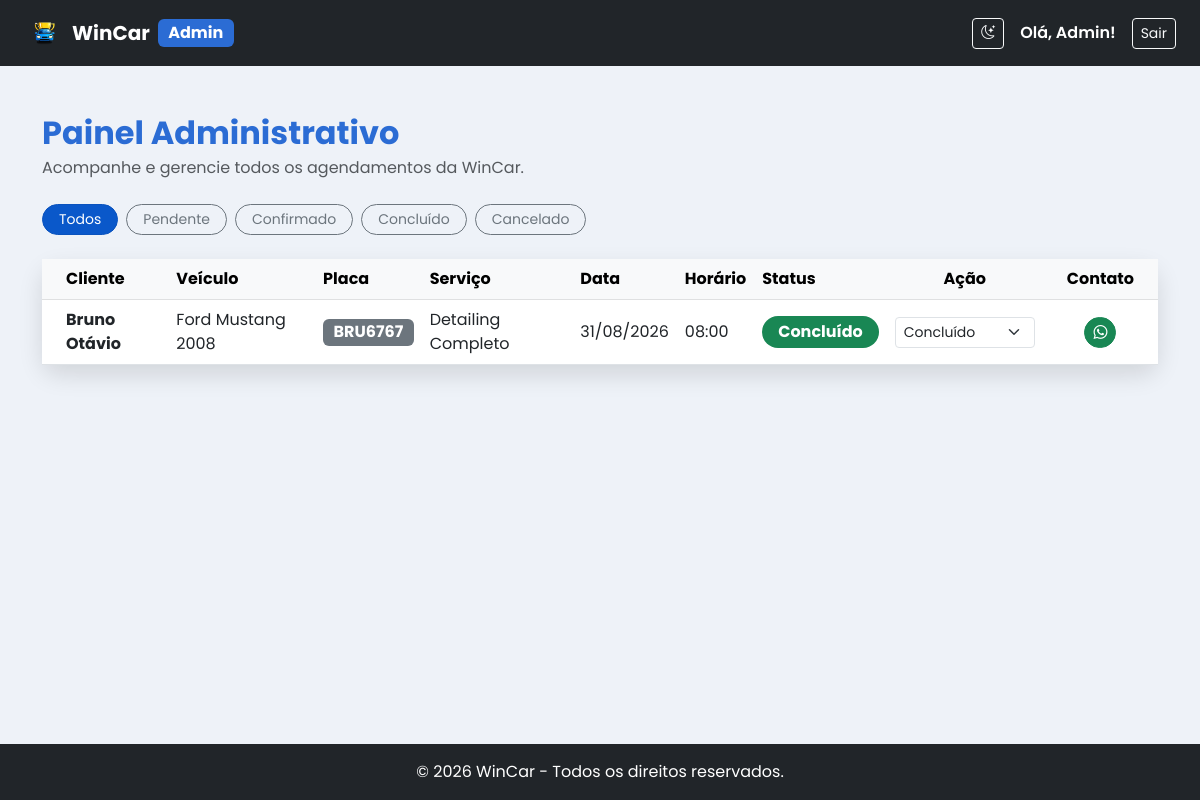
Page /admin/painel-admin.php (signed in) on the committed database.
### tables this page shows
CREATE TABLE IF NOT EXISTS `agendamento` (
  `id_agendamento` int NOT NULL AUTO_INCREMENT,
  `id_cliente` int NOT NULL,
  `id_servico` int NOT NULL,
  `placa` varchar(8) NOT NULL,
  `modelo` varchar(50) NOT NULL,
  `data` date NOT NULL,
  `hora` time NOT NULL,
  `status` enum('Pendente','Confirmado','Concluido','Cancelado') DEFAULT 'Pendente',
  `created_at` timestamp NOT NULL DEFAULT CURRENT_TIMESTAMP,
  PRIMARY KEY (`id_agendamento`),
  KEY `fk_cliente` (`id_cliente`),
  KEY `fk_servico` (`id_servico`)
);

CREATE TABLE IF NOT EXISTS `cliente` (
  `id_cliente` int NOT NULL AUTO_INCREMENT,
  `nome` varchar(100) NOT NULL,
  `email` varchar(100) NOT NULL,
  `telefone` varchar(20) NOT NULL,
  `senha` varchar(255) NOT NULL,
  `tipo_usuario` enum('admin','cliente') DEFAULT 'cliente',
  PRIMARY KEY (`id_cliente`),
  UNIQUE KEY `email` (`email`)
);

CREATE TABLE IF NOT EXISTS `servico` (
  `id_servico` int NOT NULL AUTO_INCREMENT,
  `nome` varchar(100) NOT NULL,
  `descricao` text,
  `preco` varchar(30) NOT NULL,
  `duracao` int NOT NULL,
  `categoria` enum('Simples','Intermediário','Premium') NOT NULL DEFAULT 'Simples',
  `imagem` varchar(255) DEFAULT NULL,
  PRIMARY KEY (`id_servico`)
);

### admin/painel-admin.php (the view, shortened to what this page needs)
<?php
require_once '../config/conexao.php';
try {
    $sql = "SELECT
                a.id_agendamento AS id,
                c.nome  AS cliente,
                c.telefone AS telefone,
                a.modelo,
                a.placa,
                s.nome  AS servico,
                a.data,
                a.hora,
                a.status
            FROM agendamento a
            INNER JOIN cliente c ON a.id_cliente = c.id_cliente
            INNER JOIN servico s ON a.id_servico = s.id_servico
            ORDER BY a.data DESC, a.hora DESC";
    $stmt = $conexao->prepare($sql);
    $stmt->execute();
    $agendamentos = $stmt->fetchAll(PDO::FETCH_ASSOC);
} catch (PDOException $e) {
    $agendamentos = [];
}
?>
<!DOCTYPE html>
<html lang="pt-br">
<head>
    <link href="https://cdn.jsdelivr.net/npm/bootstrap@5.3.0/dist/css/bootstrap.min.css" rel="stylesheet">
    <link href="../assets/css/estilo.css" rel="stylesheet">
    <link rel="stylesheet" href="https://cdn.jsdelivr.net/npm/bootstrap-icons@1.11.3/font/bootstrap-icons.css">
</head>
<body class="d-flex flex-column min-vh-100 bg-light">
<nav class="navbar navbar-expand-lg navbar-dark bg-dark">
  <div class="container-fluid px-4 d-flex justify-content-between align-items-center">
    <a href="../index.php" class="navbar-brand fw-bold d-flex align-items-center" aria-label="WinCar - Página inicial">
      <img src="../assets/img/logowincar.png" alt="WinCar Logo" height="40" class="me-2">
      WinCar <span class="badge bg-primary ms-2 fs-6">Admin</span>
    </a>
    <div class="d-flex align-items-center gap-3">
      <button class="btn btn-outline-light btn-sm" id="toggleTema" type="button" title="Alternar tema">
          <i class="bi bi-moon-stars"></i>
      </button>
      <span class="text-white fw-semibold">Olá, Admin!</span>
      <a href="../logout.php" class="btn btn-outline-light btn-sm">Sair</a>
    </div>
  </div>
</nav>
<div class="container my-5 flex-grow-1">
    <div class="d-flex justify-content-between align-items-center flex-wrap gap-3 mb-4">
        <div>
            <h2 class="fw-bold text-primary mb-1">Painel Administrativo</h2>
            <p class="text-muted mb-0">Acompanhe e gerencie todos os agendamentos da WinCar.</p>
        </div>
    </div>
    <div class="d-flex flex-wrap gap-2 mb-4" id="filtrosStatus">
        <button class="btn btn-primary btn-sm rounded-pill px-3 filtro-btn active" data-filtro="Todos">Todos</button>
        <button class="btn btn-outline-secondary btn-sm rounded-pill px-3 filtro-btn" data-filtro="Pendente">Pendente</button>
        <button class="btn btn-outline-secondary btn-sm rounded-pill px-3 filtro-btn" data-filtro="Confirmado">Confirmado</button>
        <button class="btn btn-outline-secondary btn-sm rounded-pill px-3 filtro-btn" data-filtro="Concluido">Concluído</button>
        <button class="btn btn-outline-secondary btn-sm rounded-pill px-3 filtro-btn" data-filtro="Cancelado">Cancelado</button>
    </div>
    <div class="card shadow-sm border-0 rounded-4">
        <div class="card-body p-0">
            <div class="table-responsive">
                <table class="table align-middle mb-0" id="tabelaAgendamentos">
                    <thead class="table-light">
                        <tr>
                            <th class="ps-4">Cliente</th>
                            <th>Veículo</th>
                            <th>Placa</th>
                            <th>Serviço</th>
                            <th>Data</th>
                            <th>Horário</th>
                            <th>Status</th>
                            <th class="text-center pe-4">Ação</th>
                            <th class="text-center pe-4">Contato</th>
                        </tr>
                    </thead>
                    <tbody>
                        <?php if (!empty($agendamentos)): ?>
                            <?php foreach ($agendamentos as $ag): ?>
                                <?php
                                    $badgeClass = 'bg-warning text-dark';
                                    if ($ag['status'] == 'Confirmado') {
                                        $badgeClass = 'bg-info text-white';
                                    } elseif ($ag['status'] == 'Concluido') {
                                        $badgeClass = 'bg-success text-white';
                                    } elseif ($ag['status'] == 'Cancelado') {
                                        $badgeClass = 'bg-danger text-white';
                                    }
                                    $dataFormatada = date('d/m/Y', strtotime($ag['data']));
                                    $horaFormatada = date('H:i', strtotime($ag['hora']));
                                ?>
                                <tr data-status="<?php echo htmlspecialchars($ag['status']); ?>">
                                    <td class="ps-4 fw-bold text-dark"><?php echo htmlspecialchars($ag['cliente']); ?></td>
                                    <td><?php echo htmlspecialchars($ag['modelo']); ?></td>
                                    <td>
                                        <span class="badge bg-secondary text-uppercase fs-6">
                                            <?php echo htmlspecialchars($ag['placa']); ?>
                                        </span>
                                    </td>
                                    <td><?php echo htmlspecialchars($ag['servico']); ?></td>
                                    <td><?php echo $dataFormatada; ?></td>
                                    <td><?php echo $horaFormatada; ?></td>
                                    <td>
                                        <span class="badge <?php echo $badgeClass; ?> px-3 py-2 rounded-pill fs-6">
                                            <?php echo $ag['status'] == 'Concluido' ? 'Concluído' : htmlspecialchars($ag['status']); ?>
                                        </span>
                                    </td>
                                    <td class="text-center pe-4">
                                        <?php if ($ag['status'] === 'Cancelado'): ?>
                                            <span class="text-muted small fst-italic" title="Agendamentos cancelados não podem mais ser alterados">
                                                <i class="bi bi-lock-fill me-1"></i>Cancelado
                                            </span>
                                        <?php else: ?>
                                            <form action="mudar-status.php" method="POST" class="d-inline">
                                                <select name="novo_status" class="form-select form-select-sm" data-status-atual="<?php echo $ag['status']; ?>" style="min-width: 140px;" onchange="confirmarMudancaStatus(this)">
                                                    <option value="Concluido" <?php echo $ag['status'] == 'Concluido' ? 'selected' : ''; ?>>Concluído</option>
                                                </select>
                                            </form>
                                        <?php endif; ?>
                                    </td>
                                    <td class="text-center pe-4">
                                        <?php
                                            $telefoneLimpo = preg_replace('/\D/', '', $ag['telefone']);
                                            $primeiroNomeCliente = explode(' ', trim($ag['cliente']))[0];
                                            $dataFormatadaWpp = date('d/m', strtotime($ag['data']));
                                            if ($ag['status'] === 'Concluido') {
                                                $mensagemWpp = "Olá, {$primeiroNomeCliente}! Aqui é da WinCar 🚗 Seu {$ag['modelo']} já está pronto para retirada!";
                                            } elseif ($ag['status'] === 'Confirmado') {
                                                $mensagemWpp = "Olá, {$primeiroNomeCliente}! Aqui é da WinCar 🚗 Confirmando seu agendamento de {$ag['servico']} no dia {$dataFormatadaWpp} às {$ag['hora']}.";
                                            } else {
                                                $mensagemWpp = "Olá, {$primeiroNomeCliente}! Aqui é da WinCar 🚗 Estamos entrando em contato sobre seu agendamento de {$ag['servico']}.";
                                            }
                                            $linkWpp = "https://wa.me/55{$telefoneLimpo}?text=" . urlencode($mensagemWpp);
                                        ?>
                                        <?php if (!empty($telefoneLimpo)): ?>
                                            <a href="<?php echo $linkWpp; ?>" target="_blank" rel="noopener" class="btn btn-success btn-sm rounded-pill" title="Enviar mensagem via WhatsApp">
                                                <i class="bi bi-whatsapp"></i>
                                            </a>
                                        <?php else: ?>
                                            <span class="text-muted small">—</span>
                                        <?php endif; ?>
                                    </td>
                                </tr>
                            <?php endforeach; ?>
                        <?php endif; ?>
                    </tbody>
                </table>
            </div>
        </div>
    </div>
</div>
<footer class="bg-dark text-white text-center py-3 mt-auto">
    <p class="mb-0">&copy; 2026 WinCar - Todos os direitos reservados.</p>
</footer>
</body>
</html>

### assets/css/estilo.css (style rules this page uses)
:root { --bs-primary: #2b6cd4; --bs-primary-rgb: 43, 108, 212; }
:root { --bs-light: #eef2f8; --bs-light-rgb: 238, 242, 248; }
.card { border: none; box-shadow: 0 10px 25px rgba(0, 0, 0, 0.12) !important; }
body { font-family: 'Poppins', sans-serif; }

### rows in the picture
agendamento: id_cliente.nome "Bruno Otávio", modelo "Ford Mustang 2008", placa "BRU6767", id_servico.nome "Detailing Completo", data "31/08/2026", hora "08:00", shows "Concluído", novo_status "Concluído"
